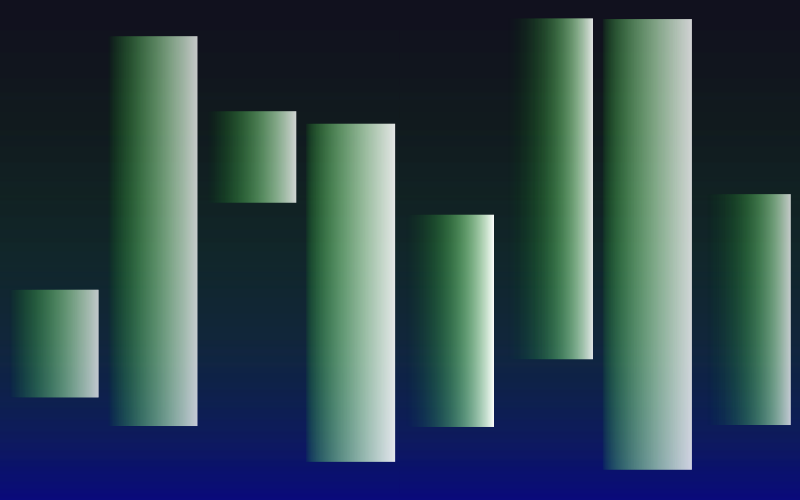
Frame 1 (no input)
Frame 60 (no input): identical to frame 1, image omitted
Frame 120 (the mouse pressed at the canvas centre since frame 60): identical to frame 1, image omitted

The p5.js sketch that drew this single still picture (run headless with seeded random() and noise() and a simulated clock; from frame 60 on, the mouse is pressed at the canvas centre):

// p5.js sketch
// ── sketch.js
// === Canvas settings ===
const CANVAS_W = 800;
const CANVAS_H = 500;
let margin = 9;
let numRects = 8;
let rectWidth = (CANVAS_W - margin * (numRects + 1)) / numRects;
let rects = [];
let minHeight = margin;

// === Color theme (edit these only) ===
// Use [r, g, b, a] with alpha 0–255 (omit a for 255)
const THEME = {
  background: [17, 17, 30],
  bgStart:    [35, 230, 35, 0],
  bgEnd:      [0, 0, 255, 120],
  rectStart:  [35, 230, 35, 0],
  rectEnd:    [255, 255, 255, 255],
};

// Will hold p5.Color objects (populated in setup)
const PALETTE = {
  background: null,
  bgStart: null,
  bgEnd: null,
  rectStart: null,
  rectEnd: null,
};

// === Background gradient properties ===
let bgPower = 1;
let bgStartPower = 1;
let bgDragging = false;
let bgStartMouseY = 0;

function setup() {
  createCanvas(CANVAS_W, CANVAS_H);

  // Convert THEME to p5.Color after p5 is ready
  const toCol = (arr) => color(arr[0], arr[1], arr[2], arr[3] ?? 255);
  PALETTE.background = toCol(THEME.background);
  PALETTE.bgStart    = toCol(THEME.bgStart);
  PALETTE.bgEnd      = toCol(THEME.bgEnd);
  PALETTE.rectStart  = toCol(THEME.rectStart);
  PALETTE.rectEnd    = toCol(THEME.rectEnd);

  // Randomize initial background gradient power
  bgPower = random(0.5, 2);

  for (let i = 0; i < numRects; i++) {
    let x = margin * (i + 1) + rectWidth * i;
    let h = random(minHeight, CANVAS_H - 2 * margin);
    let y = random(margin, CANVAS_H - margin - h);
    let gradPower = random(0.5, 2);

    rects.push(makeRect({
      x, y, w: rectWidth, h,
      resizeMode: "vertical",
      c1: PALETTE.rectStart,
      c2: PALETTE.rectEnd,
      gradPower,
    }));
  }
}

function makeRect(opts) {
  return {
    x: opts.x, y: opts.y, w: opts.w, h: opts.h,
    dragging: false, dragFromTop: false,
    startMouseY: 0, startMouseX: 0,
    startHeight: 0, startY: 0,
    startGradPower: opts.gradPower || 1,
    gradPower: opts.gradPower || 1,
    resizeMode: opts.resizeMode || "vertical",
    c1: opts.c1, c2: opts.c2,
  };
}

function draw() {
  background(PALETTE.background);
  drawBackgroundGradient();
  for (let r of rects) drawGradientRect(r);
}

function drawBackgroundGradient() {
  noFill();
  for (let j = 0; j <= CANVAS_H; j++) {
    let inter = map(j, 0, CANVAS_H, 0, 1);
    inter = pow(inter, bgPower);
    let c = lerpColor(PALETTE.bgStart, PALETTE.bgEnd, inter);
    stroke(c);
    line(0, j, CANVAS_W, j);
  }
}

function drawGradientRect(r) {
  noFill();
  for (let i = 0; i < r.w; i++) {
    let inter = map(i, 0, r.w, 0, 1);
    inter = pow(inter, r.gradPower);
    let c = lerpColor(r.c1, r.c2, inter);
    stroke(c);
    line(r.x + i, r.y, r.x + i, r.y + r.h);
  }
}

function mousePressed() {
  let clickedOnRect = false;
  for (let r of rects) {
    if (mouseX > r.x && mouseX < r.x + r.w &&
        mouseY > r.y && mouseY < r.y + r.h) {
      r.dragging = true;
      r.startMouseY = mouseY;
      r.startMouseX = mouseX;
      r.startHeight = r.h;
      r.startY = r.y;
      r.startGradPower = r.gradPower;
      r.dragFromTop = mouseY < r.y + r.h / 2;
      clickedOnRect = true;
    }
  }
  if (!clickedOnRect) {
    bgDragging = true;
    bgStartMouseY = mouseY;
    bgStartPower = bgPower;
  }
}

function mouseDragged() {
  for (let r of rects) {
    if (!r.dragging) continue;

    let dy = mouseY - r.startMouseY;
    let dx = mouseX - r.startMouseX;

    // vertical resize
    if (r.resizeMode === "vertical") {
      if (r.dragFromTop) {
        let newY = r.startY + dy;
        let newHeight = r.startHeight - dy;
        newY = max(margin, newY);
        newHeight = (r.startY + r.startHeight) - newY;
        newHeight = min(newHeight, (CANVAS_H - margin) - newY);
        if (newHeight >= minHeight) {
          r.y = newY;
          r.h = newHeight;
        }
      } else {
        let newHeight = r.startHeight + dy;
        let bottomEdge = r.startY + newHeight;
        if (bottomEdge > CANVAS_H - margin) {
          newHeight = (CANVAS_H - margin) - r.startY;
        }
        r.h = max(newHeight, minHeight);
      }
    }

    // horizontal gradient power
    let sensitivity = 0.01;
    r.gradPower = max(0.1, r.startGradPower + dx * sensitivity);
  }

  // background drag
  if (bgDragging) {
    let dy = mouseY - bgStartMouseY;
    let sensitivity = 0.01;
    bgPower = max(0.1, bgStartPower + dy * sensitivity);
  }
}

function mouseReleased() {
  for (let r of rects) r.dragging = false;
  bgDragging = false;
}
